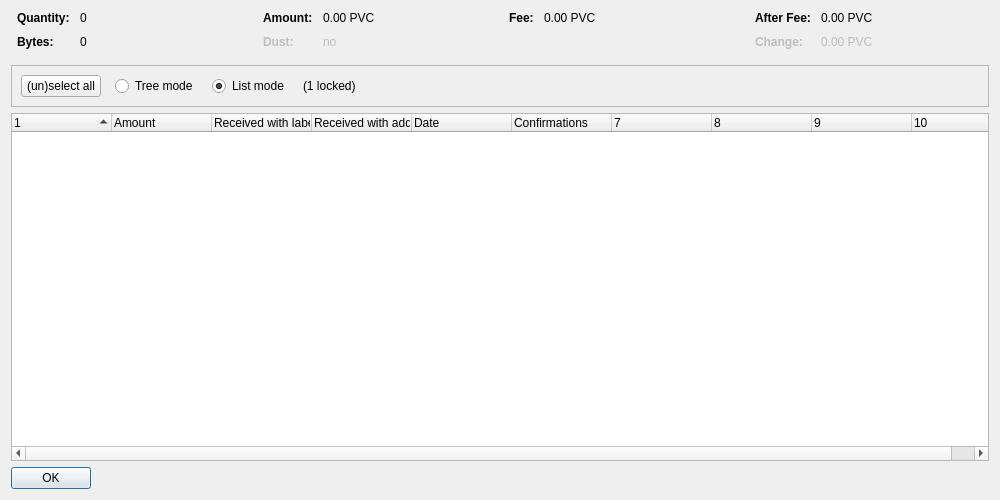
<?xml version="1.0" encoding="UTF-8"?>
<ui version="4.0">
 <class>CoinControlDialog</class>
 <widget class="QDialog" name="CoinControlDialog">
  <property name="geometry">
   <rect>
    <x>0</x>
    <y>0</y>
    <width>1000</width>
    <height>500</height>
   </rect>
  </property>
  <property name="windowTitle">
   <string>Coin Selection</string>
  </property>
  <layout class="QVBoxLayout" name="verticalLayout">
   <item>
    <layout class="QHBoxLayout" name="horizontalLayoutTop" stretch="0,0,0,0">
     <property name="topMargin">
      <number>0</number>
     </property>
     <property name="bottomMargin">
      <number>10</number>
     </property>
     <item>
      <layout class="QFormLayout" name="formLayoutCoinControl1">
       <property name="horizontalSpacing">
        <number>10</number>
       </property>
       <property name="verticalSpacing">
        <number>10</number>
       </property>
       <property name="leftMargin">
        <number>6</number>
       </property>
       <property name="rightMargin">
        <number>6</number>
       </property>
       <item row="0" column="0">
        <widget class="QLabel" name="labelCoinControlQuantityText">
         <property name="font">
          <font>
           <weight>75</weight>
           <bold>true</bold>
          </font>
         </property>
         <property name="text">
          <string>Quantity:</string>
         </property>
        </widget>
       </item>
       <item row="0" column="1">
        <widget class="QLabel" name="labelCoinControlQuantity">
         <property name="cursor">
          <cursorShape>IBeamCursor</cursorShape>
         </property>
         <property name="contextMenuPolicy">
          <enum>Qt::ActionsContextMenu</enum>
         </property>
         <property name="text">
          <string notr="true">0</string>
         </property>
         <property name="textInteractionFlags">
          <set>Qt::LinksAccessibleByMouse|Qt::TextSelectableByKeyboard|Qt::TextSelectableByMouse</set>
         </property>
        </widget>
       </item>
       <item row="1" column="0">
        <widget class="QLabel" name="labelCoinControlBytesText">
         <property name="font">
          <font>
           <weight>75</weight>
           <bold>true</bold>
          </font>
         </property>
         <property name="text">
          <string>Bytes:</string>
         </property>
        </widget>
       </item>
       <item row="1" column="1">
        <widget class="QLabel" name="labelCoinControlBytes">
         <property name="cursor">
          <cursorShape>IBeamCursor</cursorShape>
         </property>
         <property name="contextMenuPolicy">
          <enum>Qt::ActionsContextMenu</enum>
         </property>
         <property name="text">
          <string notr="true">0</string>
         </property>
         <property name="textInteractionFlags">
          <set>Qt::LinksAccessibleByMouse|Qt::TextSelectableByKeyboard|Qt::TextSelectableByMouse</set>
         </property>
        </widget>
       </item>
      </layout>
     </item>
     <item>
      <layout class="QFormLayout" name="formLayoutCoinControl2">
       <property name="horizontalSpacing">
        <number>10</number>
       </property>
       <property name="verticalSpacing">
        <number>10</number>
       </property>
       <property name="leftMargin">
        <number>6</number>
       </property>
       <property name="rightMargin">
        <number>6</number>
       </property>
       <item row="0" column="0">
        <widget class="QLabel" name="labelCoinControlAmountText">
         <property name="font">
          <font>
           <weight>75</weight>
           <bold>true</bold>
          </font>
         </property>
         <property name="text">
          <string>Amount:</string>
         </property>
        </widget>
       </item>
       <item row="0" column="1">
        <widget class="QLabel" name="labelCoinControlAmount">
         <property name="cursor">
          <cursorShape>IBeamCursor</cursorShape>
         </property>
         <property name="contextMenuPolicy">
          <enum>Qt::ActionsContextMenu</enum>
         </property>
         <property name="text">
          <string notr="true">0.00 PVC</string>
         </property>
         <property name="textInteractionFlags">
          <set>Qt::LinksAccessibleByMouse|Qt::TextSelectableByKeyboard|Qt::TextSelectableByMouse</set>
         </property>
        </widget>
       </item>
       <item row="1" column="0">
        <widget class="QLabel" name="labelCoinControlLowOutputText">
         <property name="enabled">
          <bool>false</bool>
         </property>
         <property name="font">
          <font>
           <weight>75</weight>
           <bold>true</bold>
          </font>
         </property>
         <property name="text">
          <string>Dust:</string>
         </property>
        </widget>
       </item>
       <item row="1" column="1">
        <widget class="QLabel" name="labelCoinControlLowOutput">
         <property name="enabled">
          <bool>false</bool>
         </property>
         <property name="cursor">
          <cursorShape>IBeamCursor</cursorShape>
         </property>
         <property name="contextMenuPolicy">
          <enum>Qt::ActionsContextMenu</enum>
         </property>
         <property name="text">
          <string notr="true">no</string>
         </property>
         <property name="textInteractionFlags">
          <set>Qt::LinksAccessibleByMouse|Qt::TextSelectableByKeyboard|Qt::TextSelectableByMouse</set>
         </property>
        </widget>
       </item>
      </layout>
     </item>
     <item>
      <layout class="QFormLayout" name="formLayoutCoinControl3">
       <property name="horizontalSpacing">
        <number>10</number>
       </property>
       <property name="verticalSpacing">
        <number>10</number>
       </property>
       <property name="leftMargin">
        <number>6</number>
       </property>
       <property name="rightMargin">
        <number>6</number>
       </property>
       <item row="0" column="0">
        <widget class="QLabel" name="labelCoinControlFeeText">
         <property name="font">
          <font>
           <weight>75</weight>
           <bold>true</bold>
          </font>
         </property>
         <property name="text">
          <string>Fee:</string>
         </property>
        </widget>
       </item>
       <item row="0" column="1">
        <widget class="QLabel" name="labelCoinControlFee">
         <property name="cursor">
          <cursorShape>IBeamCursor</cursorShape>
         </property>
         <property name="contextMenuPolicy">
          <enum>Qt::ActionsContextMenu</enum>
         </property>
         <property name="text">
          <string notr="true">0.00 PVC</string>
         </property>
         <property name="textInteractionFlags">
          <set>Qt::LinksAccessibleByMouse|Qt::TextSelectableByKeyboard|Qt::TextSelectableByMouse</set>
         </property>
        </widget>
       </item>
      </layout>
     </item>
     <item>
      <layout class="QFormLayout" name="formLayoutCoinControl4">
       <property name="horizontalSpacing">
        <number>10</number>
       </property>
       <property name="verticalSpacing">
        <number>10</number>
       </property>
       <property name="leftMargin">
        <number>6</number>
       </property>
       <property name="rightMargin">
        <number>6</number>
       </property>
       <item row="0" column="0">
        <widget class="QLabel" name="labelCoinControlAfterFeeText">
         <property name="font">
          <font>
           <weight>75</weight>
           <bold>true</bold>
          </font>
         </property>
         <property name="text">
          <string>After Fee:</string>
         </property>
        </widget>
       </item>
       <item row="0" column="1">
        <widget class="QLabel" name="labelCoinControlAfterFee">
         <property name="cursor">
          <cursorShape>IBeamCursor</cursorShape>
         </property>
         <property name="contextMenuPolicy">
          <enum>Qt::ActionsContextMenu</enum>
         </property>
         <property name="text">
          <string notr="true">0.00 PVC</string>
         </property>
         <property name="textInteractionFlags">
          <set>Qt::LinksAccessibleByMouse|Qt::TextSelectableByKeyboard|Qt::TextSelectableByMouse</set>
         </property>
        </widget>
       </item>
       <item row="1" column="0">
        <widget class="QLabel" name="labelCoinControlChangeText">
         <property name="enabled">
          <bool>false</bool>
         </property>
         <property name="font">
          <font>
           <weight>75</weight>
           <bold>true</bold>
          </font>
         </property>
         <property name="text">
          <string>Change:</string>
         </property>
        </widget>
       </item>
       <item row="1" column="1">
        <widget class="QLabel" name="labelCoinControlChange">
         <property name="enabled">
          <bool>false</bool>
         </property>
         <property name="cursor">
          <cursorShape>IBeamCursor</cursorShape>
         </property>
         <property name="contextMenuPolicy">
          <enum>Qt::ActionsContextMenu</enum>
         </property>
         <property name="text">
          <string notr="true">0.00 PVC</string>
         </property>
         <property name="textInteractionFlags">
          <set>Qt::LinksAccessibleByMouse|Qt::TextSelectableByKeyboard|Qt::TextSelectableByMouse</set>
         </property>
        </widget>
       </item>
      </layout>
     </item>
    </layout>
   </item>
   <item>
    <widget class="QFrame" name="frame">
     <property name="minimumSize">
      <size>
       <width>0</width>
       <height>40</height>
      </size>
     </property>
     <property name="frameShape">
      <enum>QFrame::StyledPanel</enum>
     </property>
     <property name="frameShadow">
      <enum>QFrame::Sunken</enum>
     </property>
     <layout class="QHBoxLayout" name="horizontalLayout">
      <item>
       <layout class="QHBoxLayout" name="horizontalLayoutPanel" stretch="0,0,0,0,0">
        <property name="spacing">
         <number>14</number>
        </property>
        <item>
         <widget class="QPushButton" name="pushButtonSelectAll">
          <property name="sizePolicy">
           <sizepolicy hsizetype="Maximum" vsizetype="Fixed">
            <horstretch>0</horstretch>
            <verstretch>0</verstretch>
           </sizepolicy>
          </property>
          <property name="text">
           <string>(un)select all</string>
          </property>
          <property name="autoDefault">
           <bool>false</bool>
          </property>
         </widget>
        </item>
        <item>
         <widget class="QRadioButton" name="radioTreeMode">
          <property name="sizePolicy">
           <sizepolicy hsizetype="Maximum" vsizetype="Fixed">
            <horstretch>0</horstretch>
            <verstretch>0</verstretch>
           </sizepolicy>
          </property>
          <property name="text">
           <string>Tree mode</string>
          </property>
         </widget>
        </item>
        <item>
         <widget class="QRadioButton" name="radioListMode">
          <property name="sizePolicy">
           <sizepolicy hsizetype="Maximum" vsizetype="Fixed">
            <horstretch>0</horstretch>
            <verstretch>0</verstretch>
           </sizepolicy>
          </property>
          <property name="text">
           <string>List mode</string>
          </property>
          <property name="checked">
           <bool>true</bool>
          </property>
         </widget>
        </item>
        <item>
         <widget class="QLabel" name="labelLocked">
          <property name="text">
           <string notr="true">(1 locked)</string>
          </property>
         </widget>
        </item>
        <item>
         <spacer name="horizontalSpacer">
          <property name="orientation">
           <enum>Qt::Horizontal</enum>
          </property>
          <property name="sizeHint" stdset="0">
           <size>
            <width>40</width>
            <height>20</height>
           </size>
          </property>
         </spacer>
        </item>
       </layout>
      </item>
     </layout>
    </widget>
   </item>
   <item>
    <widget class="CoinControlTreeWidget" name="treeWidget">
     <property name="contextMenuPolicy">
      <enum>Qt::CustomContextMenu</enum>
     </property>
     <property name="sortingEnabled">
      <bool>false</bool>
     </property>
     <property name="columnCount">
      <number>10</number>
     </property>
     <attribute name="headerShowSortIndicator" stdset="0">
      <bool>true</bool>
     </attribute>
     <attribute name="headerStretchLastSection">
      <bool>false</bool>
     </attribute>
     <column>
      <property name="text">
       <string/>
      </property>
     </column>
     <column>
      <property name="text">
       <string>Amount</string>
      </property>
     </column>
     <column>
      <property name="text">
       <string>Received with label</string>
      </property>
     </column>
     <column>
      <property name="text">
       <string>Received with address</string>
      </property>
     </column>
     <column>
      <property name="text">
       <string>Date</string>
      </property>
     </column>
     <column>
      <property name="text">
       <string>Confirmations</string>
      </property>
      <property name="toolTip">
       <string>Confirmed</string>
      </property>
     </column>
     <column>
      <property name="text">
       <string/>
      </property>
     </column>
     <column>
      <property name="text">
       <string/>
      </property>
     </column>
     <column>
      <property name="text">
       <string/>
      </property>
     </column>
     <column>
      <property name="text">
       <string/>
      </property>
     </column>
    </widget>
   </item>
   <item>
    <widget class="QDialogButtonBox" name="buttonBox">
     <property name="sizePolicy">
      <sizepolicy hsizetype="Maximum" vsizetype="Fixed">
       <horstretch>0</horstretch>
       <verstretch>0</verstretch>
      </sizepolicy>
     </property>
     <property name="orientation">
      <enum>Qt::Horizontal</enum>
     </property>
     <property name="standardButtons">
      <set>QDialogButtonBox::Ok</set>
     </property>
    </widget>
   </item>
  </layout>
 </widget>
 <customwidgets>
  <customwidget>
   <class>CoinControlTreeWidget</class>
   <extends>QTreeWidget</extends>
   <header>qt/coincontroltreewidget.h</header>
  </customwidget>
 </customwidgets>
 <resources/>
 <connections/>
</ui>
